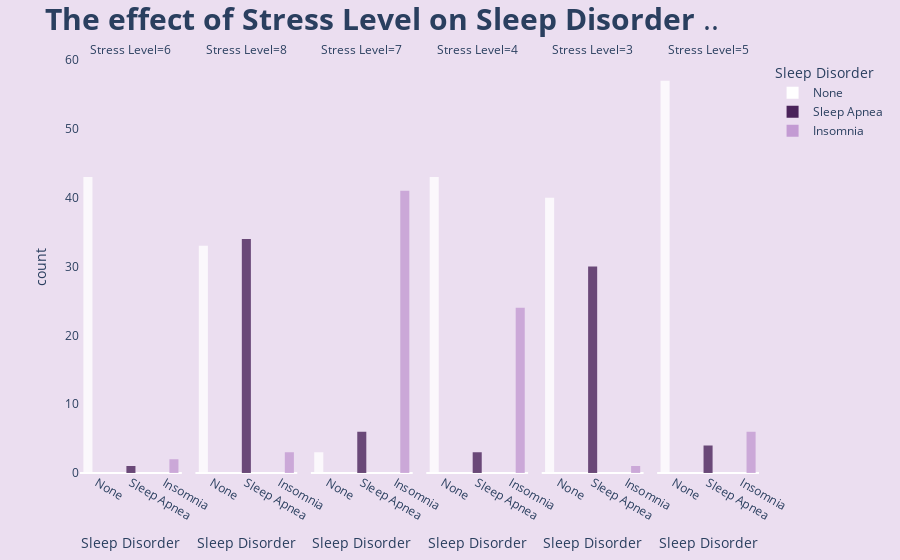

Notebook code for this chart:
### Code cell
fig=px.histogram(sleep_data,x='Sleep Disorder',
                 color='Sleep Disorder',
                 facet_col='Stress Level',
                 barmode='group',
                 color_discrete_sequence=['white','#4A235A','#C39BD3'],
                 opacity=.8)


fig.update_layout(title='<b>The effect of Stress Level on Sleep Disorder</b> ..',title_font={'size':30},
                  paper_bgcolor='#EBDEF0',
                  plot_bgcolor='#EBDEF0')



fig.update_yaxes(showgrid=False)
fig.show()

### Figure 1 — Plotly figure (JSON) as saved in the notebook; plotly's stock layout.template omitted (floating-point values rounded to 4 significant figures)
{"data": [{"alignmentgroup": "True", "bingroup": "x", "hovertemplate": "Sleep Disorder=%{x}<br>Stress Level=6<br>count=%{y}<extra></extra>", "legendgroup": "None", "marker": {"color": "white", "opacity": 0.8, "pattern": {"shape": ""}}, "name": "None", "offsetgroup": "None", "orientation": "v", "showlegend": true, "type": "histogram", "x": ["None", "None", "None", "None", "None", "None", "None", "None", "None", "None", "None", "None", "None", "None", "None", "None", "None", "None", "None", "None", "None", "None", "None", "None", "None", "None", "None", "None", "None", "None", "None", "None", "None", "None", "None", "None", "None", "None", "None", "None", "None", "None", "None"], "xaxis": "x", "yaxis": "y"}, {"alignmentgroup": "True", "bingroup": "x", "hovertemplate": "Sleep Disorder=%{x}<br>Stress Level=8<br>count=%{y}<extra></extra>", "legendgroup": "None", "marker": {"color": "white", "opacity": 0.8, "pattern": {"shape": ""}}, "name": "None", "offsetgroup": "None", "orientation": "v", "showlegend": false, "type": "histogram", "x": ["None", "None", "None", "None", "None", "None", "None", "None", "None", "None", "None", "None", "None", "None", "None", "None", "None", "None", "None", "None", "None", "None", "None", "None", "None", "None", "None", "None", "None", "None", "None", "None", "None"], "xaxis": "x2", "yaxis": "y2"}, {"alignmentgroup": "True", "bingroup": "x", "hovertemplate": "Sleep Disorder=%{x}<br>Stress Level=7<br>count=%{y}<extra></extra>", "legendgroup": "None", "marker": {"color": "white", "opacity": 0.8, "pattern": {"shape": ""}}, "name": "None", "offsetgroup": "None", "orientation": "v", "showlegend": false, "type": "histogram", "x": ["None", "None", "None"], "xaxis": "x3", "yaxis": "y3"}, {"alignmentgroup": "True", "bingroup": "x", "hovertemplate": "Sleep Disorder=%{x}<br>Stress Level=4<br>count=%{y}<extra></extra>", "legendgroup": "None", "marker": {"color": "white", "opacity": 0.8, "pattern": {"shape": ""}}, "name": "None", "offsetgroup": "None", "orientation": "v", "showlegend": false, "type": "histogram", "x": ["None", "None", "None", "None", "None", "None", "None", "None", "None", "None", "None", "None", "None", "None", "None", "None", "None", "None", "None", "None", "None", "None", "None", "None", "None", "None", "None", "None", "None", "None", "None", "None", "None", "None", "None", "None", "None", "None", "None", "None", "None", "None", "None"], "xaxis": "x4", "yaxis": "y4"}, {"alignmentgroup": "True", "bingroup": "x", "hovertemplate": "Sleep Disorder=%{x}<br>Stress Level=3<br>count=%{y}<extra></extra>", "legendgroup": "None", "marker": {"color": "white", "opacity": 0.8, "pattern": {"shape": ""}}, "name": "None", "offsetgroup": "None", "orientation": "v", "showlegend": false, "type": "histogram", "x": ["None", "None", "None", "None", "None", "None", "None", "None", "None", "None", "None", "None", "None", "None", "None", "None", "None", "None", "None", "None", "None", "None", "None", "None", "None", "None", "None", "None", "None", "None", "None", "None", "None", "None", "None", "None", "None", "None", "None", "None"], "xaxis": "x5", "yaxis": "y5"}, {"alignmentgroup": "True", "bingroup": "x", "hovertemplate": "Sleep Disorder=%{x}<br>Stress Level=5<br>count=%{y}<extra></extra>", "legendgroup": "None", "marker": {"color": "white", "opacity": 0.8, "pattern": {"shape": ""}}, "name": "None", "offsetgroup": "None", "orientation": "v", "showlegend": false, "type": "histogram", "x": ["None", "None", "None", "None", "None", "None", "None", "None", "None", "None", "None", "None", "None", "None", "None", "None", "None", "None", "None", "None", "None", "None", "None", "None", "None", "None", "None", "None", "None", "None", "None", "None", "None", "None", "None", "None", "None", "None", "None", "None", "None", "None", "None", "None", "None", "None", "None", "None", "None", "None", "None", "None", "None", "None", "None", "None", "None"], "xaxis": "x6", "yaxis": "y6"}, {"alignmentgroup": "True", "bingroup": "x", "hovertemplate": "Sleep Disorder=%{x}<br>Stress Level=6<br>count=%{y}<extra></extra>", "legendgroup": "Sleep Apnea", "marker": {"color": "#4A235A", "opacity": 0.8, "pattern": {"shape": ""}}, "name": "Sleep Apnea", "offsetgroup": "Sleep Apnea", "orientation": "v", "showlegend": true, "type": "histogram", "x": ["Sleep Apnea"], "xaxis": "x", "yaxis": "y"}, {"alignmentgroup": "True", "bingroup": "x", "hovertemplate": "Sleep Disorder=%{x}<br>Stress Level=8<br>count=%{y}<extra></extra>", "legendgroup": "Sleep Apnea", "marker": {"color": "#4A235A", "opacity": 0.8, "pattern": {"shape": ""}}, "name": "Sleep Apnea", "offsetgroup": "Sleep Apnea", "orientation": "v", "showlegend": false, "type": "histogram", "x": ["Sleep Apnea", "Sleep Apnea", "Sleep Apnea", "Sleep Apnea", "Sleep Apnea", "Sleep Apnea", "Sleep Apnea", "Sleep Apnea", "Sleep Apnea", "Sleep Apnea", "Sleep Apnea", "Sleep Apnea", "Sleep Apnea", "Sleep Apnea", "Sleep Apnea", "Sleep Apnea", "Sleep Apnea", "Sleep Apnea", "Sleep Apnea", "Sleep Apnea", "Sleep Apnea", "Sleep Apnea", "Sleep Apnea", "Sleep Apnea", "Sleep Apnea", "Sleep Apnea", "Sleep Apnea", "Sleep Apnea", "Sleep Apnea", "Sleep Apnea", "Sleep Apnea", "Sleep Apnea", "Sleep Apnea", "Sleep Apnea"], "xaxis": "x2", "yaxis": "y2"}, {"alignmentgroup": "True", "bingroup": "x", "hovertemplate": "Sleep Disorder=%{x}<br>Stress Level=7<br>count=%{y}<extra></extra>", "legendgroup": "Sleep Apnea", "marker": {"color": "#4A235A", "opacity": 0.8, "pattern": {"shape": ""}}, "name": "Sleep Apnea", "offsetgroup": "Sleep Apnea", "orientation": "v", "showlegend": false, "type": "histogram", "x": ["Sleep Apnea", "Sleep Apnea", "Sleep Apnea", "Sleep Apnea", "Sleep Apnea", "Sleep Apnea"], "xaxis": "x3", "yaxis": "y3"}, {"alignmentgroup": "True", "bingroup": "x", "hovertemplate": "Sleep Disorder=%{x}<br>Stress Level=4<br>count=%{y}<extra></extra>", "legendgroup": "Sleep Apnea", "marker": {"color": "#4A235A", "opacity": 0.8, "pattern": {"shape": ""}}, "name": "Sleep Apnea", "offsetgroup": "Sleep Apnea", "orientation": "v", "showlegend": false, "type": "histogram", "x": ["Sleep Apnea", "Sleep Apnea", "Sleep Apnea"], "xaxis": "x4", "yaxis": "y4"}, {"alignmentgroup": "True", "bingroup": "x", "hovertemplate": "Sleep Disorder=%{x}<br>Stress Level=3<br>count=%{y}<extra></extra>", "legendgroup": "Sleep Apnea", "marker": {"color": "#4A235A", "opacity": 0.8, "pattern": {"shape": ""}}, "name": "Sleep Apnea", "offsetgroup": "Sleep Apnea", "orientation": "v", "showlegend": false, "type": "histogram", "x": ["Sleep Apnea", "Sleep Apnea", "Sleep Apnea", "Sleep Apnea", "Sleep Apnea", "Sleep Apnea", "Sleep Apnea", "Sleep Apnea", "Sleep Apnea", "Sleep Apnea", "Sleep Apnea", "Sleep Apnea", "Sleep Apnea", "Sleep Apnea", "Sleep Apnea", "Sleep Apnea", "Sleep Apnea", "Sleep Apnea", "Sleep Apnea", "Sleep Apnea", "Sleep Apnea", "Sleep Apnea", "Sleep Apnea", "Sleep Apnea", "Sleep Apnea", "Sleep Apnea", "Sleep Apnea", "Sleep Apnea", "Sleep Apnea", "Sleep Apnea"], "xaxis": "x5", "yaxis": "y5"}, {"alignmentgroup": "True", "bingroup": "x", "hovertemplate": "Sleep Disorder=%{x}<br>Stress Level=5<br>count=%{y}<extra></extra>", "legendgroup": "Sleep Apnea", "marker": {"color": "#4A235A", "opacity": 0.8, "pattern": {"shape": ""}}, "name": "Sleep Apnea", "offsetgroup": "Sleep Apnea", "orientation": "v", "showlegend": false, "type": "histogram", "x": ["Sleep Apnea", "Sleep Apnea", "Sleep Apnea", "Sleep Apnea"], "xaxis": "x6", "yaxis": "y6"}, {"alignmentgroup": "True", "bingroup": "x", "hovertemplate": "Sleep Disorder=%{x}<br>Stress Level=6<br>count=%{y}<extra></extra>", "legendgroup": "Insomnia", "marker": {"color": "#C39BD3", "opacity": 0.8, "pattern": {"shape": ""}}, "name": "Insomnia", "offsetgroup": "Insomnia", "orientation": "v", "showlegend": true, "type": "histogram", "x": ["Insomnia", "Insomnia"], "xaxis": "x", "yaxis": "y"}, {"alignmentgroup": "True", "bingroup": "x", "hovertemplate": "Sleep Disorder=%{x}<br>Stress Level=8<br>count=%{y}<extra></extra>", "legendgroup": "Insomnia", "marker": {"color": "#C39BD3", "opacity": 0.8, "pattern": {"shape": ""}}, "name": "Insomnia", "offsetgroup": "Insomnia", "orientation": "v", "showlegend": false, "type": "histogram", "x": ["Insomnia", "Insomnia", "Insomnia"], "xaxis": "x2", "yaxis": "y2"}, {"alignmentgroup": "True", "bingroup": "x", "hovertemplate": "Sleep Disorder=%{x}<br>Stress Level=7<br>count=%{y}<extra></extra>", "legendgroup": "Insomnia", "marker": {"color": "#C39BD3", "opacity": 0.8, "pattern": {"shape": ""}}, "name": "Insomnia", "offsetgroup": "Insomnia", "orientation": "v", "showlegend": false, "type": "histogram", "x": ["Insomnia", "Insomnia", "Insomnia", "Insomnia", "Insomnia", "Insomnia", "Insomnia", "Insomnia", "Insomnia", "Insomnia", "Insomnia", "Insomnia", "Insomnia", "Insomnia", "Insomnia", "Insomnia", "Insomnia", "Insomnia", "Insomnia", "Insomnia", "Insomnia", "Insomnia", "Insomnia", "Insomnia", "Insomnia", "Insomnia", "Insomnia", "Insomnia", "Insomnia", "Insomnia", "Insomnia", "Insomnia", "Insomnia", "Insomnia", "Insomnia", "Insomnia", "Insomnia", "Insomnia", "Insomnia", "Insomnia", "Insomnia"], "xaxis": "x3", "yaxis": "y3"}, {"alignmentgroup": "True", "bingroup": "x", "hovertemplate": "Sleep Disorder=%{x}<br>Stress Level=4<br>count=%{y}<extra></extra>", "legendgroup": "Insomnia", "marker": {"color": "#C39BD3", "opacity": 0.8, "pattern": {"shape": ""}}, "name": "Insomnia", "offsetgroup": "Insomnia", "orientation": "v", "showlegend": false, "type": "histogram", "x": ["Insomnia", "Insomnia", "Insomnia", "Insomnia", "Insomnia", "Insomnia", "Insomnia", "Insomnia", "Insomnia", "Insomnia", "Insomnia", "Insomnia", "Insomnia", "Insomnia", "Insomnia", "Insomnia", "Insomnia", "Insomnia", "Insomnia", "Insomnia", "Insomnia", "Insomnia", "Insomnia", "Insomnia"], "xaxis": "x4", "yaxis": "y4"}, {"alignmentgroup": "True", "bingroup": "x", "hovertemplate": "Sleep Disorder=%{x}<br>Stress Level=3<br>count=%{y}<extra></extra>", "legendgroup": "Insomnia", "marker": {"color": "#C39BD3", "opacity": 0.8, "pattern": {"shape": ""}}, "name": "Insomnia", "offsetgroup": "Insomnia", "orientation": "v", "showlegend": false, "type": "histogram", "x": ["Insomnia"], "xaxis": "x5", "yaxis": "y5"}, {"alignmentgroup": "True", "bingroup": "x", "hovertemplate": "Sleep Disorder=%{x}<br>Stress Level=5<br>count=%{y}<extra></extra>", "legendgroup": "Insomnia", "marker": {"color": "#C39BD3", "opacity": 0.8, "pattern": {"shape": ""}}, "name": "Insomnia", "offsetgroup": "Insomnia", "orientation": "v", "showlegend": false, "type": "histogram", "x": ["Insomnia", "Insomnia", "Insomnia", "Insomnia", "Insomnia", "Insomnia"], "xaxis": "x6", "yaxis": "y6"}], "layout": {"annotations": [{"font": {}, "showarrow": false, "text": "Stress Level=6", "x": 0.075, "xanchor": "center", "xref": "paper", "y": 1, "yanchor": "bottom", "yref": "paper"}, {"font": {}, "showarrow": false, "text": "Stress Level=8", "x": 0.245, "xanchor": "center", "xref": "paper", "y": 1, "yanchor": "bottom", "yref": "paper"}, {"font": {}, "showarrow": false, "text": "Stress Level=7", "x": 0.415, "xanchor": "center", "xref": "paper", "y": 1, "yanchor": "bottom", "yref": "paper"}, {"font": {}, "showarrow": false, "text": "Stress Level=4", "x": 0.585, "xanchor": "center", "xref": "paper", "y": 1, "yanchor": "bottom", "yref": "paper"}, {"font": {}, "showarrow": false, "text": "Stress Level=3", "x": 0.755, "xanchor": "center", "xref": "paper", "y": 1, "yanchor": "bottom", "yref": "paper"}, {"font": {}, "showarrow": false, "text": "Stress Level=5", "x": 0.925, "xanchor": "center", "xref": "paper", "y": 1, "yanchor": "bottom", "yref": "paper"}], "barmode": "group", "legend": {"title": {"text": "Sleep Disorder"}, "tracegroupgap": 0}, "margin": {"t": 60}, "paper_bgcolor": "#EBDEF0", "plot_bgcolor": "#EBDEF0", "title": {"font": {"size": 30}, "text": "<b>The effect of Stress Level on Sleep Disorder</b> .."}, "xaxis": {"anchor": "y", "categoryarray": ["None", "Sleep Apnea", "Insomnia"], "categoryorder": "array", "domain": [0, 0.15], "title": {"text": "Sleep Disorder"}}, "xaxis2": {"anchor": "y2", "categoryarray": ["None", "Sleep Apnea", "Insomnia"], "categoryorder": "array", "domain": [0.17, 0.32], "matches": "x", "title": {"text": "Sleep Disorder"}}, "xaxis3": {"anchor": "y3", "categoryarray": ["None", "Sleep Apnea", "Insomnia"], "categoryorder": "array", "domain": [0.34, 0.49], "matches": "x", "title": {"text": "Sleep Disorder"}}, "xaxis4": {"anchor": "y4", "categoryarray": ["None", "Sleep Apnea", "Insomnia"], "categoryorder": "array", "domain": [0.51, 0.66], "matches": "x", "title": {"text": "Sleep Disorder"}}, "xaxis5": {"anchor": "y5", "categoryarray": ["None", "Sleep Apnea", "Insomnia"], "categoryorder": "array", "domain": [0.68, 0.83], "matches": "x", "title": {"text": "Sleep Disorder"}}, "xaxis6": {"anchor": "y6", "categoryarray": ["None", "Sleep Apnea", "Insomnia"], "categoryorder": "array", "domain": [0.85, 1], "matches": "x", "title": {"text": "Sleep Disorder"}}, "yaxis": {"anchor": "x", "domain": [0, 1], "showgrid": false, "title": {"text": "count"}}, "yaxis2": {"anchor": "x2", "domain": [0, 1], "matches": "y", "showgrid": false, "showticklabels": false}, "yaxis3": {"anchor": "x3", "domain": [0, 1], "matches": "y", "showgrid": false, "showticklabels": false}, "yaxis4": {"anchor": "x4", "domain": [0, 1], "matches": "y", "showgrid": false, "showticklabels": false}, "yaxis5": {"anchor": "x5", "domain": [0, 1], "matches": "y", "showgrid": false, "showticklabels": false}, "yaxis6": {"anchor": "x6", "domain": [0, 1], "matches": "y", "showgrid": false, "showticklabels": false}}}
